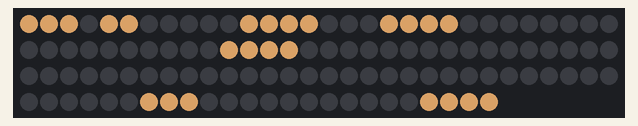
This sketch was run on a simulated ESP32. Parts: 114 RGB LEDs in strip order, left to right, continuing on the next row. Dim RGB values are drawn brighter than linear; WiFi joins after 1.5 s; servers stay silent unless stated; the local clock reads 2024-03-15 10:24:30 at power-on unless the sketch sets it; what the sketch prints to the serial monitor is not drawn.

Above: at 3.5 s.

The sketch:

qlock.ino
```cpp
// QLOCK: Dutch word clock. 110 letters + 4 minute dots, WS2812B on an ESP32.
//
// Arduino IDE: board "ESP32 Dev Module" (esp32 by Espressif, 3.3.x),
//              library FastLED 3.10.9 or newer.
// Fill in your Wi-Fi below and upload over USB with the clock plug unplugged.
// After that you can upload over Wi-Fi: the clock shows up as port "qlock".
// The full guide is in README.md.

#include <ArduinoOTA.h>
#include <FastLED.h>
#include <WiFi.h>
#include <esp_sntp.h>
#include <time.h>

// ------------------------------------------------------------ your settings
#define WIFI_SSID "your-network"
#define WIFI_PASS "your-password"
#define TIMEZONE  "CET-1CEST,M3.5.0,M10.5.0/3"   // Brussels / Amsterdam, summer time included
#define DATA_PIN  16

// >>> clock logic. tools/check_firmware.py runs this part for every minute of a day.
#define COLS     11
#define ROWS     10
#define NUM_LEDS 114                             // 110 letters, then the 4 dots

const CRGB COLOUR = CRGB(255, 190, 120);         // warm white
const CRGB STALE  = CRGB(120, 60, 160);          // HET IS in violet: no time sync for a day
const uint8_t DAY_BRIGHTNESS   = 140;            // out of 255
const uint8_t NIGHT_BRIGHTNESS = 25;
const int NIGHT_FROM = 23;                       // dim from 23:00 ...
const int NIGHT_TO   = 7;                        // ... until 07:00

// How the strip is wired, seen from the FRONT: LED 0 is the H of HET, top-left,
// and the rows snake down. Wired it the other way? Flip these, don't resolder.
const bool STARTS_LEFT = true;
const bool STARTS_TOP  = true;

// The dots come after the letters on the strip. Listed as minute 1, 2, 3, 4:
// top-left, top-right, bottom-right, bottom-left.
const uint8_t DOTS[4] = {113, 112, 111, 110};

// row 0 HETKISAVIJF   row 1 TIENATZVOOR   row 2 OVERMEKWART   row 3 HALFSPMOVER
// row 4 VOORTHGEENS   row 5 TWEEAMCDRIE   row 6 VIERVIJFZES   row 7 ZEVENONEGEN
// row 8 ACHTTIENELF   row 9 TWAALFPMUUR
// A word = {first letter counted in reading order from 0, number of letters}
struct Word { uint8_t at, len; };

const Word HET    = {  0, 3};
const Word IS     = {  4, 2};
const Word M_VIJF = {  7, 4};   // VIJF, the minutes one
const Word M_TIEN = { 11, 4};   // TIEN, the minutes one
const Word VOOR_1 = { 18, 4};   // vijf/tien VOOR
const Word OVER_1 = { 22, 4};   // vijf/tien OVER
const Word KWART  = { 28, 5};
const Word HALF   = { 33, 4};
const Word OVER_2 = { 40, 4};   // kwart OVER
const Word VOOR_2 = { 44, 4};   // kwart VOOR
const Word UUR    = {107, 3};
const Word HOURS[13] = {        // 1..12: EEN TWEE DRIE VIER VIJF ZES ZEVEN ACHT NEGEN TIEN ELF TWAALF
  {0, 0}, {51, 3}, {55, 4}, {62, 4}, {66, 4}, {70, 4}, {74, 3},
  {77, 5}, {88, 4}, {83, 5}, {92, 4}, {96, 3}, {99, 6}
};

CRGB leds[NUM_LEDS];
volatile time_t lastSync = 0;

// Letter in reading order -> position on the strip.
uint8_t pixel(uint8_t idx) {
  uint8_t row = idx / COLS;
  uint8_t col = idx % COLS;
  if (!STARTS_TOP)  row = ROWS - 1 - row;
  if (!STARTS_LEFT) col = COLS - 1 - col;
  return row * COLS + ((row % 2 == 0) ? col : COLS - 1 - col);
}

void light(Word w, CRGB c) {
  for (uint8_t i = 0; i < w.len; i++) leds[pixel(w.at + i)] = c;
}

bool isNight(int hour) {
  return (NIGHT_FROM > NIGHT_TO) ? (hour >= NIGHT_FROM || hour < NIGHT_TO)
                                 : (hour >= NIGHT_FROM && hour < NIGHT_TO);
}

void render(int hour, int minute) {
  FastLED.clear();

  // No answer from the time server for over a day: the clock may be drifting.
  bool stale = lastSync && (time(nullptr) - lastSync > 26L * 3600L);
  light(HET, stale ? STALE : COLOUR);
  light(IS,  stale ? STALE : COLOUR);

  int h = hour;
  bool half = false;
  switch (minute / 5 * 5) {
    case  0: light(UUR, COLOUR); break;
    case  5: light(M_VIJF, COLOUR); light(OVER_1, COLOUR); break;
    case 10: light(M_TIEN, COLOUR); light(OVER_1, COLOUR); break;
    case 15: light(KWART,  COLOUR); light(OVER_2, COLOUR); break;
    case 20: light(M_TIEN, COLOUR); light(VOOR_1, COLOUR); half = true; break;
    case 25: light(M_VIJF, COLOUR); light(VOOR_1, COLOUR); half = true; break;
    case 30:                                               half = true; break;
    case 35: light(M_VIJF, COLOUR); light(OVER_1, COLOUR); half = true; break;
    case 40: light(M_TIEN, COLOUR); light(OVER_1, COLOUR); half = true; break;
    case 45: light(KWART,  COLOUR); light(VOOR_2, COLOUR); h++; break;
    case 50: light(M_TIEN, COLOUR); light(VOOR_1, COLOUR); h++; break;
    case 55: light(M_VIJF, COLOUR); light(VOOR_1, COLOUR); h++; break;
  }
  if (half) { light(HALF, COLOUR); h++; }        // "half drie" is 14:30
  light(HOURS[(h + 11) % 12 + 1], COLOUR);

  for (int i = 0; i < minute % 5; i++) leds[DOTS[i]] = COLOUR;   // one dot per extra minute
}
// <<< clock logic

void onSync(struct timeval *tv) { lastSync = time(nullptr); }

// At power-up: the H of HET blinks red three times, then the dots light one by
// one, clockwise from top-left. If either is wrong, see the settings above.
void hello() {
  FastLED.setBrightness(60);
  for (int i = 0; i < 3; i++) {
    leds[pixel(0)] = CRGB::Red;   FastLED.show(); delay(300);
    leds[pixel(0)] = CRGB::Black; FastLED.show(); delay(300);
  }
  for (int i = 0; i < 4; i++) { leds[DOTS[i]] = COLOUR; FastLED.show(); delay(400); }
  FastLED.clear(true);
}

void setup() {
  Serial.begin(115200);
  FastLED.addLeds<WS2812B, DATA_PIN, GRB>(leds, NUM_LEDS);
  FastLED.setMaxPowerInVoltsAndMilliamps(5, 3000);   // stays under the 4 A adapter
  FastLED.clear(true);
  hello();

  WiFi.setAutoReconnect(true);
  WiFi.begin(WIFI_SSID, WIFI_PASS);
  sntp_set_time_sync_notification_cb(onSync);
  configTzTime(TIMEZONE, "pool.ntp.org", "time.nist.gov");
  ArduinoOTA.setHostname("qlock");
}

void loop() {
  static int shown = -1;
  static bool otaStarted = false;

  if (WiFi.status() == WL_CONNECTED) {
    if (!otaStarted) { ArduinoOTA.begin(); otaStarted = true; }
    ArduinoOTA.handle();
  }

  struct tm t;
  if (!getLocalTime(&t, 0)) {
    // No time yet: the H pulses amber. If it never stops, check the Wi-Fi name
    // and password above.
    static bool on = false;
    on = !on;
    shown = -1;
    FastLED.clear();
    leds[pixel(0)] = on ? CRGB(60, 30, 0) : CRGB::Black;
    FastLED.show();
    delay(500);
    return;
  }

  int now = t.tm_hour * 60 + t.tm_min;
  if (now != shown) {
    shown = now;
    FastLED.setBrightness(isNight(t.tm_hour) ? NIGHT_BRIGHTNESS : DAY_BRIGHTNESS);
    render(t.tm_hour, t.tm_min);
    Serial.printf("%02d:%02d\n", t.tm_hour, t.tm_min);
  }

  // Send the picture again every pass, so a glitch caused by Wi-Fi traffic is
  // gone within a blink instead of staying until the next minute.
  FastLED.show();
  delay(50);
}
```
